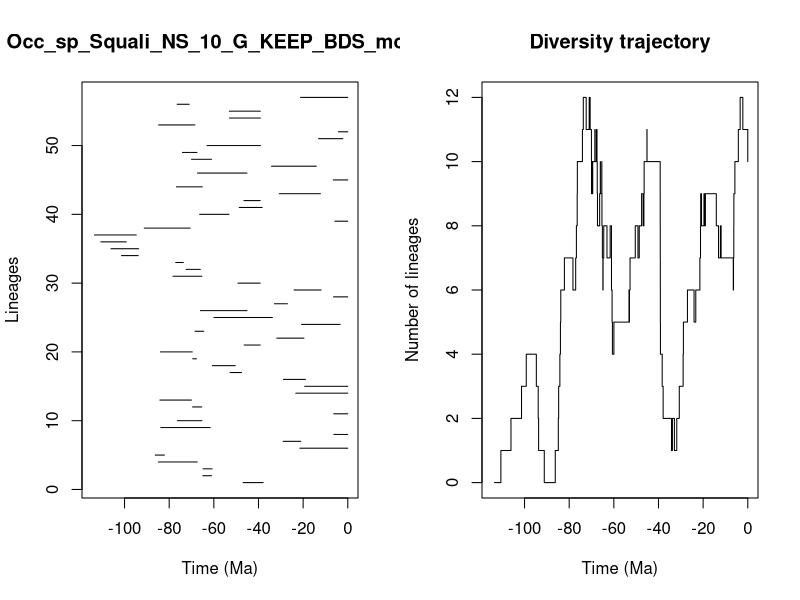

Here is the R script that generated this plot:


pdf(file='../Results/Species_NS/5_MA_bins_EP/pyrate_mcmc_logs/Occ_sp_Squali_NS_10_G_KEEP_BDS_mcmc_LTT.pdf',width=0.6*20, height=0.6*10)
title = "Occ_sp_Squali_NS_10_G_KEEP_BDS_mcmc"
ts=c(46.86733249436985, 64.90625540864683,64.81287710841896,84.86825187259976,86.24153924963936,21.45776082483889,28.960947212021292,6.227893416338676,83.7671944368518,76.34519184206572,6.268622086980906,69.51677419501569,84.17378469371768,23.29070267271074,19.31602425214691,28.835194453275705,52.73723787796716,60.63332919817044,69.45951168382344,83.92121745194342,46.43313838491107,31.802960084246646,68.40451310283602,20.722016456587795,59.97587742730941,66.01163502998028,32.86823472229747,6.39051215424096,24.065988944925685,49.196366467074014,78.31448907949459,72.3816322759851,77.08905434497892,101.35310394179548,106.0769094222384,110.60006852940592,113.47650814538596,91.15987516008512,5.770365969167195,66.35822965897381,48.61170500299825,46.53052209592071,30.686969083735846,76.77030282343051,6.4992927978051975,67.3214286583577,34.1705583270944,69.99175877001228,74.07290357087557,63.06726194940812,13.106701723173963,4.230574403208892,84.71783045309154,53.00818134072833,53.070576733427046,76.41763761409523,21.179546936530144)
te=c(37.915494433220836, 61.069344518380845,60.78203960770239,67.435578570461,82.1462246313853,0.0,21.084067089450492,0.0,61.65136905893614,65.32375744814316,0.0,65.39874003789244,70.03736844876464,0.0,0.0,18.978054794686056,47.563430689253686,50.4015052237688,67.81228021690549,69.68436484295815,39.206803489253055,19.627697804590678,64.51199481758307,3.4159541689138004,33.75905958872092,45.129232364152955,27.025694509107296,0.0,11.936824355462793,39.24345501455064,65.36593473601793,66.06406261346189,73.67975036071452,93.87414564898476,93.69615228317805,99.22538607589169,94.71681340719446,70.60521054202829,0.0,53.21350082089239,38.33690177905208,39.22631128439897,12.258376578185612,65.13648107644251,0.0,45.17064203650271,14.101625419906995,61.05342700457099,67.53951047982365,39.12495196406121,2.2152555756827734,0.0,68.50159566221902,39.161285494636765,39.1774645305806,71.03865110132938,0.0)
div_traj=c(0, 1,2,3,4,3,2,1,0,1,2,3,4,5,6,7,6,7,8,9,10,11,12,11,12,11,10,9,10,9,10,11,10,11,10,9,8,9,10,9,10,9,8,7,6,7,8,7,8,7,6,5,4,5,6,5,6,7,8,7,8,9,8,9,10,11,10,9,8,7,6,5,4,3,2,1,2,1,2,3,4,5,6,5,6,7,8,9,8,9,8,9,8,7,8,7,6,7,8,9,10,11,12,11,10)
time_events=c(113.47650814538596, 110.60006852940592,106.0769094222384,101.35310394179548,99.22538607589169,94.71681340719446,93.87414564898476,93.69615228317805,91.15987516008512,86.24153924963936,84.86825187259976,84.71783045309154,84.17378469371768,83.92121745194342,83.7671944368518,82.1462246313853,78.31448907949459,77.08905434497892,76.77030282343051,76.41763761409523,76.34519184206572,74.07290357087557,73.67975036071452,72.3816322759851,71.03865110132938,70.60521054202829,70.03736844876464,69.99175877001228,69.68436484295815,69.51677419501569,69.45951168382344,68.50159566221902,68.40451310283602,67.81228021690549,67.53951047982365,67.435578570461,67.3214286583577,66.35822965897381,66.06406261346189,66.01163502998028,65.39874003789244,65.36593473601793,65.32375744814316,65.13648107644251,64.90625540864683,64.81287710841896,64.51199481758307,63.06726194940812,61.65136905893614,61.069344518380845,61.05342700457099,60.78203960770239,60.63332919817044,59.97587742730941,53.21350082089239,53.070576733427046,53.00818134072833,52.73723787796716,50.4015052237688,49.196366467074014,48.61170500299825,47.563430689253686,46.86733249436985,46.53052209592071,46.43313838491107,45.17064203650271,45.129232364152955,39.24345501455064,39.22631128439897,39.206803489253055,39.1774645305806,39.161285494636765,39.12495196406121,38.33690177905208,37.915494433220836,34.1705583270944,33.75905958872092,32.86823472229747,31.802960084246646,30.686969083735846,28.960947212021292,28.835194453275705,27.025694509107296,24.065988944925685,23.29070267271074,21.45776082483889,21.179546936530144,21.084067089450492,20.722016456587795,19.627697804590678,19.31602425214691,18.978054794686056,14.101625419906995,13.106701723173963,12.258376578185612,11.936824355462793,6.4992927978051975,6.39051215424096,6.268622086980906,6.227893416338676,5.770365969167195,4.230574403208892,3.4159541689138004,2.2152555756827734,0.0)
                par(mfrow=c(1,2))
                L = length(ts)
                plot(ts, 1:L , xlim=c(-max(ts)-1,0), pch=20, type="n", main=title,xlab="Time (Ma)",ylab="Lineages")
                for (i in 1:L){segments(x0=-te[i],y0=i,x1=-ts[i],y1=i)}    
                t = -time_events
                plot(div_traj ~ t,type="s", main = "Diversity trajectory",xlab="Time (Ma)",ylab="Number of lineages",xlim=c(-max(ts)-1,0))
                abline(v=c(65,200,251,367,445),lty=2,col="gray")
                
